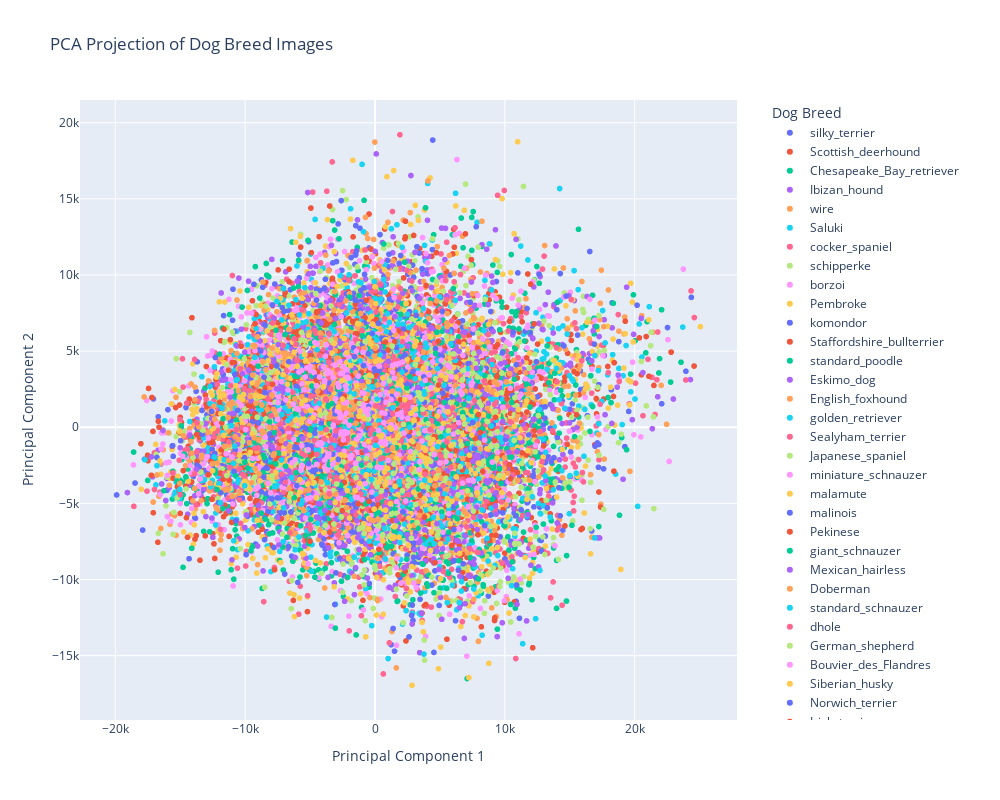

The cell this chart's notebook holds for it:
### Code cell
import plotly.express as px

# Create an interactive scatter plot
fig = px.scatter(
    pca_df,
    x='PC1',
    y='PC2',
    color='Label',  # Color by dog breed
    title='PCA Projection of Dog Breed Images',
    labels={'PC1': 'Principal Component 1', 'PC2': 'Principal Component 2'},
    hover_name='Label',  # Show breed name on hover
    width=1000,  # Adjust width
    height=800  # Adjust height
)

# Update layout for better readability
fig.update_layout(
    legend_title_text='Dog Breed',
    legend=dict(x=1.05, y=1),  # Move legend outside
    font=dict(size=12)
)



# Show the plot
fig.show()
